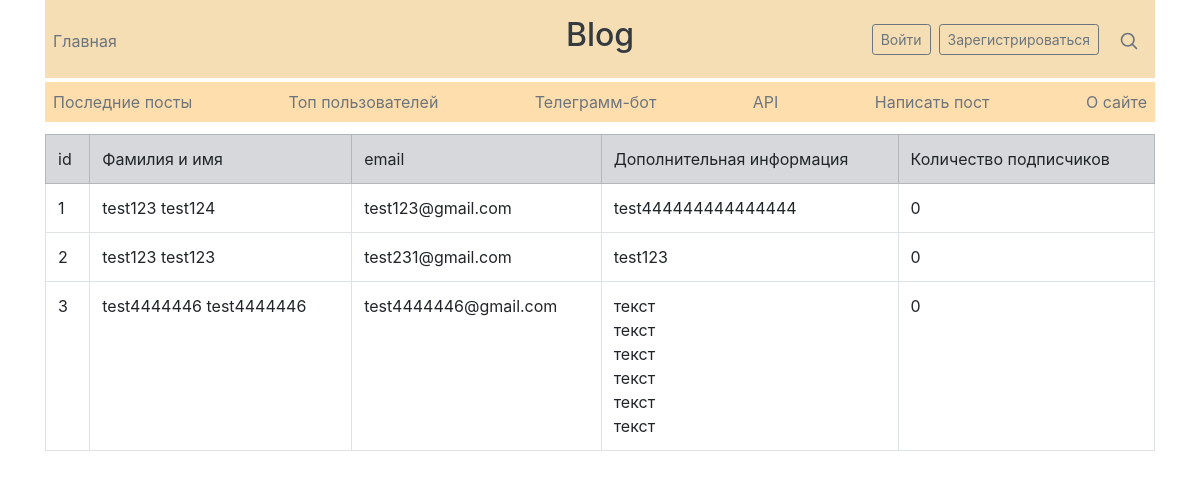
/users, run on an earlier commit of the app's database.
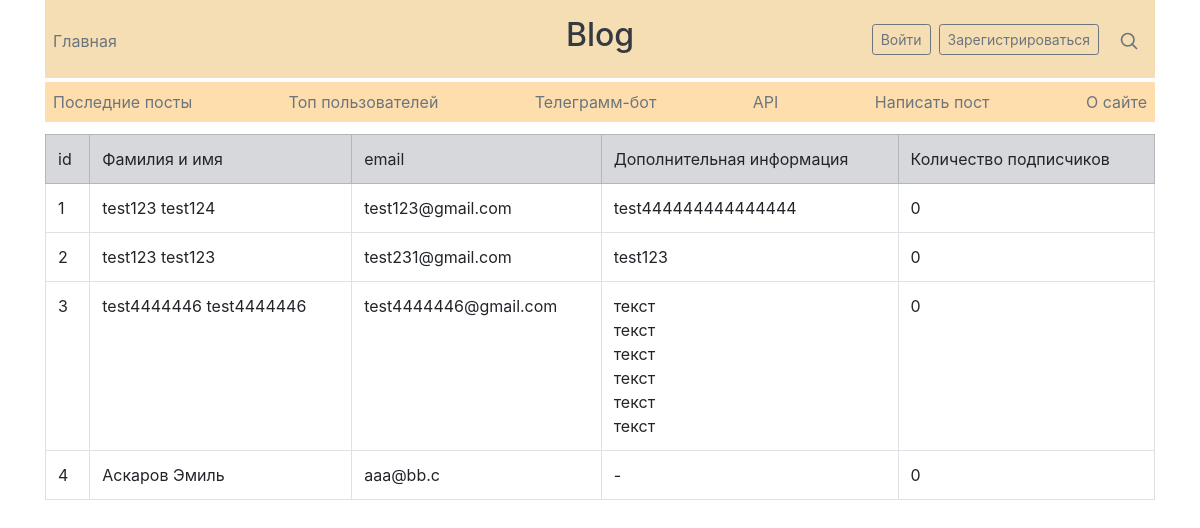
And on a later commit of the database.
### data/users.py (models this page shows, shortened)
class User(SqlAlchemyBase, UserMixin, SerializerMixin):
    __tablename__ = 'users'
    id = sqlalchemy.Column(sqlalchemy.Integer,
                           primary_key=True, autoincrement=True)
    surname = sqlalchemy.Column(sqlalchemy.String, nullable=True)
    name = sqlalchemy.Column(sqlalchemy.String, nullable=True)
    about = sqlalchemy.Column(sqlalchemy.String, nullable=True)
    email = sqlalchemy.Column(sqlalchemy.String,
                              index=True, unique=True, nullable=True)
    hashed_password = sqlalchemy.Column(sqlalchemy.String, nullable=True)

### main.py (the view)
@app.route("/users")
def all_users():
    db_sess = db_session.create_session()
    users = db_sess.query(User).all()
    return render_template("users.html",
                           title='Пользователи',
                           users=users)

### data/db_session.py (called while the page is built)
def create_session() -> Session:
    global __factory
    return __factory()

### templates/users.html
{% extends "base.html" %}
{% block content %}
<table width="100%" class="table table-bordered">
    <tr class="table-secondary">
        <td>id</td>
        <td>Фамилия и имя</td>
        <td>email</td>
        <td>Дополнительная информация</td>
        <td>Количество подписчиков</td>
    </tr>
    {% for user in users %}
    <tr>
        <td>{{ user.id }}</td>
        <td>{{ user.surname }} {{ user.name }}</td>
        <td>{{ user.email }}</td>
        <td>{{ user.about }}</td>
        <td>0</td>
    </tr>
    {% endfor %}
</table>
{% endblock %}

### templates/base.html (shortened to what this page needs)
<!doctype html>
<html lang="en">
<head>
    <link rel="stylesheet"
          href="https://stackpath.bootstrapcdn.com/bootstrap/4.4.1/css/bootstrap.min.css"
>
    <link rel="stylesheet"
          href="{{ url_for('static', filename='css/style.css') }}">
</head>
<body>
<div class="container">
    <header class="blog-header py-3">
        <div class="row flex-nowrap justify-content-between align-items-center">
            <div class="col-4 pt-1">
                <a class="text-muted m-2" href="/">Главная</a>
            </div>
            <div class="col-4 text-center">
                <h2>
                    <a class="blog-header-logo text-dark m-1" href="#">Blog</a>
                </h2>
            </div>
            <div class="col-4 d-flex justify-content-end align-items-center">
                {% if current_user.is_authenticated %}
                <a class="btn btn-sm btn-outline-secondary m-1"
                   href="/about_user">Личный кабинет</a>
                <a class="btn btn-sm btn-outline-secondary m-1"
                   href="/logout">Выйти</a>
                {% else %}
                <a class="btn btn-sm btn-outline-secondary m-1"
                   href="/login">Войти</a>
                <a class="btn btn-sm btn-outline-secondary m-1"
                   href="/register">Зарегистрироваться</a>
                {% endif %}
                <a class="text-muted" href="#">
                    <svg xmlns="http://www.w3.org/2000/svg" width="20"
                         height="20" viewBox="0 0 24 24" fill="none"
                         stroke="currentColor" stroke-width="2"
                         stroke-linecap="round" stroke-linejoin="round"
                         class="mx-3">
                        <circle cx="10.5" cy="10.5" r="7.5"></circle>
                        <line x1="21" y1="21" x2="15.8" y2="15.8"></line>
                    </svg>
                </a>
            </div>
        </div>
    </header>
    <div class="nav-scroller py-1 mb-2">
        <nav class="nav d-flex justify-content-between">
            <a class="p-2 text-muted" href="#">Последние посты</a>
            <a class="p-2 text-muted" href="/users">Топ пользователей</a>
            <a class="p-2 text-muted" href="#">Телеграмм-бот</a>
            <a class="p-2 text-muted" href="#">API</a>
            <a class="p-2 text-muted" href="/posts/create">Написать пост</a>
            <a class="p-2 text-muted" href="/about">О сайте</a>
        </nav>
    </div>
</div>
<main role="main" class="container">
    {% block content %}{% endblock %}
</main>
</body>
</html>

### static/css/style.css (style rules this page uses)
header { background-color: #F5DEB3; }
nav { background-color: #FFDEAD; }
td { white-space:pre; }

What changed in the data, as far as the page shows it:
added User: id "4", surname "Аскаров", name "Эмиль", email "aaa@bb.c", about "-"
